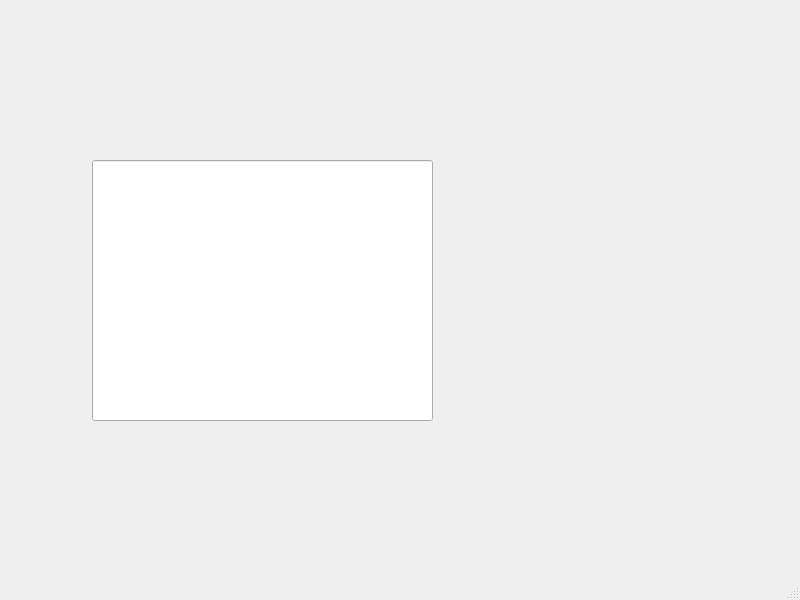
<?xml version="1.0" encoding="UTF-8"?>
<ui version="4.0">
 <class>MainWindow</class>
 <widget class="QMainWindow" name="MainWindow">
  <property name="geometry">
   <rect>
    <x>0</x>
    <y>0</y>
    <width>800</width>
    <height>600</height>
   </rect>
  </property>
  <property name="windowTitle">
   <string>MainWindow</string>
  </property>
  <widget class="QWidget" name="centralwidget">
   <widget class="QLineEdit" name="lineEdit">
    <property name="geometry">
     <rect>
      <x>92</x>
      <y>160</y>
      <width>341</width>
      <height>261</height>
     </rect>
    </property>
   </widget>
  </widget>
  <widget class="QMenuBar" name="menubar">
   <property name="geometry">
    <rect>
     <x>0</x>
     <y>0</y>
     <width>800</width>
     <height>26</height>
    </rect>
   </property>
  </widget>
  <widget class="QStatusBar" name="statusbar"/>
 </widget>
 <resources/>
 <connections/>
</ui>
